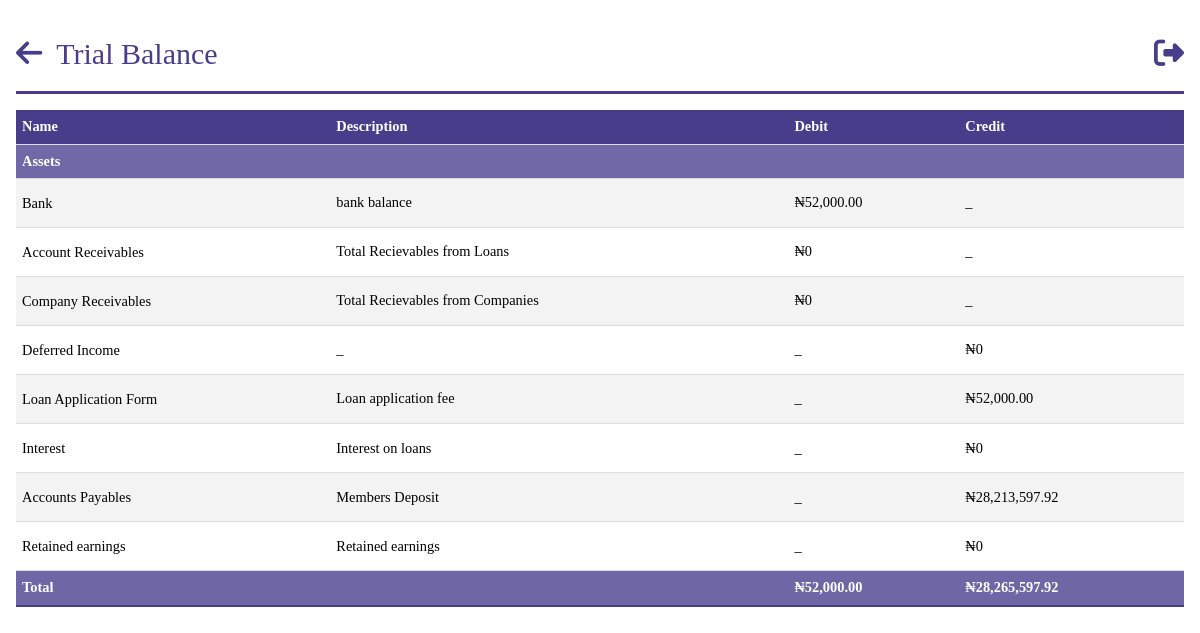
The app's page /trial_balance (signed in) with its own data.
### models.py (models this page shows, shortened)
class Income(db.Model):
    __tablename__ = "incomes"
    id = db.Column(db.Integer, primary_key=True)
    name = db.Column(db.String)
    description = db.Column(db.String, nullable=True)
    balance_bfd = db.Column(db.Float, default=0.0)
    balance = db.Column(db.Float, default=0.0)
    payments = db.relationship("IncomePayment", backref="income")

### app.py (the view)
@app.route("/trial_balance")
@login_required
@role_required(["Admin", "Secretary", "Sub-Admin"])
def trial_balance():
    cash_and_bank = query.get_cash_and_banks()
    accounts_receivable = query.get_accounts_receivable()
    company_receivable = query.get_company_receivables()
    total_investments = query.get_total_investment()
    total_liabilities = query.get_total_liabilities()
    net_income = query.get_net_income()
    accounts_payable = query.get_accounts_payable()
    accounts_payable = query.get_accounts_payable()
    fixed_assets = Asset.query.all()
    liabilities = Liability.query.all()
    incomes = Income.query.all()
    expenses = Expense.query.all()
    investments = Investment.query.all()
    total_fixed_assets = sum(a.balance for a in fixed_assets)
    total_assets = cash_and_bank + accounts_receivable+ company_receivable+ total_investments+ total_fixed_assets
    total_dr = total_assets
    total_cr = net_income+ accounts_payable+ total_liabilities
    context = {
        "assets": fixed_assets,
        "incomes": incomes,
        "expenses": expenses,
        "liabilities": liabilities,
        "investments": investments,
        "cash_and_bank": cash_and_bank,
        "accounts_receivable": accounts_receivable,
        "company_receivable": company_receivable,
        "net_income": net_income,
        "accounts_payable": accounts_payable,
        "accounts_payable": accounts_payable,
        "total_dr": total_dr,
        "total_cr": total_cr,
    }
    return render_template("query/trial-balance.html", **context)

### app.py (called while the page is built)
@login_manager.user_loader
def load_user(person_id):
    return Person.query.get(person_id)

def role_required(roles_required):
    def decorator(view_func):
        @wraps(view_func)
        def wrapper(*args, **kwargs):
            if not current_user.is_authenticated:
                flash("You must be logged in to access this page.", "error")
                return redirect(url_for("login"))
            user_role = current_user.role
            if user_role.name not in roles_required:
                flash("You don't have the required role to access this page.", "error")
                return redirect(
                    url_for("dashboard")
                )  # Change this to your desired redirect
            return view_func(*args, **kwargs)
        return wrapper
    return decorator

@app.before_request
def before_request():
    g.user = current_user

@app.template_filter("currency")
@login_required
def currency(value):
    modified_value = format_currency(value)  # Modify the value as needed
    return modified_value

### filters.py (called while the page is built)
def format_currency(
    value, currency_symbol="₦", decimal_separator=".", thousands_separator=","
):
    if value:
        if value < 0:
            formatted_value = f"-{currency_symbol}{abs(value):,.2f}"
        else:
            formatted_value = f"{currency_symbol}{value:,.2f}"
        formatted_value = formatted_value.replace(".", decimal_separator).replace(
            ",", thousands_separator
        )
    else:
        formatted_value = f"{currency_symbol}0"
    return formatted_value

### queries.py (called while the page is built)
    def get_net_income(self):
        income = Income.query.all()
        expense = Expense.query.all()
        net_income = sum([i.balance for i in income if i.balance]) - sum([e.balance for e in expense if e.balance])
        return net_income

    def get_cash_and_banks(self):
        bank = Bank.query.all()
        total = sum([b.new_balance for b in bank if b.new_balance])
        return total

    def get_accounts_receivable(self):
        persons = Person.query.all()
        total = sum([p.loan_balance for p in persons if p.loan_balance])
        return total

    def get_accounts_payable(self):
        persons = Person.query.all()
        total = sum([p.available_balance for p in persons if p.available_balance])
        return total

    def get_total_investment(self):
        investment = Investment.query.all()
        total = sum([i.balance for i in investment if i.balance])
        return total

### templates/query/trial-balance.html (shortened to what this page needs)
{%extends 'base.html' %}
{% block header%}
Trial Balance
{% endblock  %}
{% block anchor%}
<a href="{{ url_for('queries') }}" id='arrow'><i class="fa-solid fa-arrow-left"></i></a>
{% endblock  %}
{%block content%}
<body id="person">
    <table class="tab-content">
        <tbody>
            <tr>
                <th>Name</th>
                <th>Description</th>
                <th>Debit</th>
                <th>Credit</th>
            </tr>
            <tr>
                <th colspan="5" class="total">Assets</th>
            </tr>
            <tr>
                <td><a href="{{ url_for('bank_report')}}">Bank</a></td>
                <td>bank balance</td>
                <td>{{ cash_and_bank | currency }}</td>
                <td> _ </td>
            <tr>
                <td><a href="{{url_for('get_loan')}}">Account Receivables</a></td>
                <td>Total Recievables from Loans</td>
                <td>{{ accounts_receivable | currency }}</td>
                <td>_</td>
            </tr>
            <tr>
                <td><a href="{{url_for('companies_report')}}">Company Receivables</a></td>
                <td>Total Recievables from Companies</td>
                <td> {{ company_receivable | currency }} </td>
                <td>_</td>
            </tr>
            <tr>
                <td><a href="">Deferred Income </a></td>
                <td>_</td>
                <td> _ </td>
                <td>{{ deferred_income | currency }}</td>
            </tr>
            {% for income in incomes %}
            <tr>
                <td><a href="{{url_for('ledger_report',ledger='income',ledger_id=income.id)}}">{{ income.name }}</a></td>
                <td>{{income.description}}</td>
                <td>_</td>
                <td>{{income.balance | currency}}</td>
            </tr>
            {% endfor %}
            <td><a href="{{url_for('get_payments')}}">Accounts Payables</a></td>
            <td>Members Deposit</td>
                <td> _ </td>
                <td>{{ accounts_payable | currency }}</td>
            </tr>
            <tr>
                <td><a href="">Retained earnings</a></td>
                <td>Retained earnings</td>
                <td> _ </td>
                <td>{{ deficit | currency }}</td>
            </tr>
            <tr>
                <th colspan="2" class="total">Total</th>
                <th colspan="1" class="total">{{total_dr | currency}}</th>
                <th colspan="1" class="total">{{total_cr | currency}}</th>
            </tr>
        </tbody>
    </table>
{%endblock%}

### static/css/style.css (style rules this page uses)
* { margin: 0; padding: 0; box-sizing: border-box; font-family:'Times New Roman', Times, serif; }
.index { background-color: #ffffff; margin: 0 auto; max-width: 80em; line-height: 1.5; padding: 1em 1em; }
.index a { color: #fff; line-height: 2.5; text-decoration: none; }
.index #nav a { font-size: 10px; }
.index #nav a { font-size: 30px; color: #483d8b; }
.index #nav #arrow i { color: #483d8b; margin-right: 10px; }
#person * { color: #000; max-width: 90em; margin: 0 auto; margin-bottom: 3px; }
#person .tab-content { width: 100%; border-collapse: collapse; font-size: 0.9em; min-width: 400px; }
#person .tab-content tr th { background-color: #483d8b; color: #fff; text-align: left; font-weight: bold; }
#person th, #person td { padding: 6px; text-align: left; border-bottom: 1px solid #ddd; }
#person .tab-content tbody tr:nth-of-type(odd) { background-color: #f3f3f3; }
#person .tab-content tbody tr:last-of-type { border-bottom: 2px solid #483d8b; }
#person .tab-content tr a { text-decoration: none; }
#person .tab-content .total { background: #524894d0; }

### records on screen
Income: name "Loan Application Form", description "Loan application fee", balance "₦52,000.00"
Income: name "Interest", description "Interest on loans", balance "₦0"

### other values on screen
{{ cash_and_bank | currency }} "₦52,000.00"
{{ accounts_receivable | currency }} "₦0"
{{ company_receivable | currency }} "₦0"
{{ deferred_income | currency }} "₦0"
{{ accounts_payable | currency }} "₦28,213,597.92"
{{ deficit | currency }} "₦0"
{{ total_dr | currency }} "₦52,000.00"
{{ total_cr | currency }} "₦28,265,597.92"
